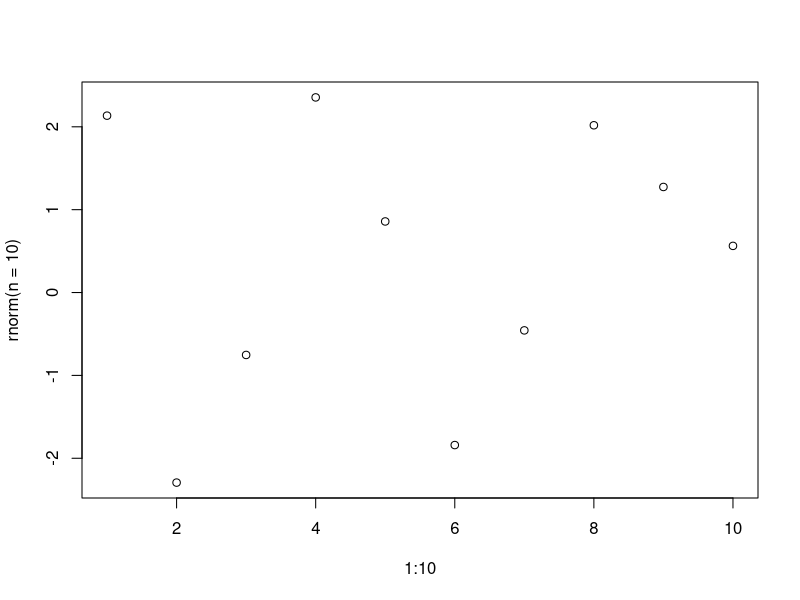

Write R code to recreate this figure.
## ---- chunk 1
plot(1:10, rnorm(n = 10))
## ---- chunk 2
knitr::kable(mtcars)
